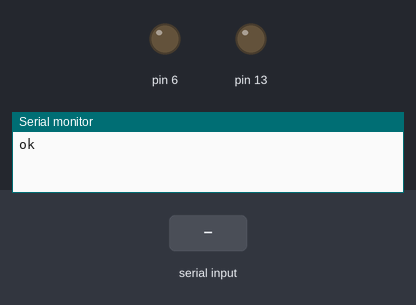
Recording of a sketch running on a simulated Arduino Uno, built with avr-gcc and run on an emulated ATmega328P. Shown: output pins drawn as LEDs (lit = HIGH), the last lines printed to the serial monitor. Inputs (shaded band) come from the test bench.

Above: at 1.2 s.
1.3 s: "a90\n" received over the second serial link
At 1.8 s:
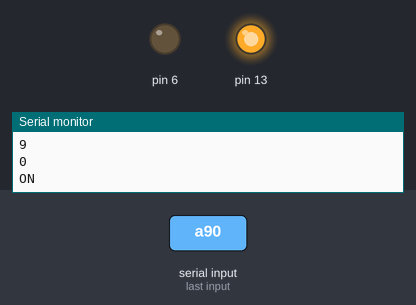
2.8 s: "p,45\n" received over the second serial link
At 4.0 s:
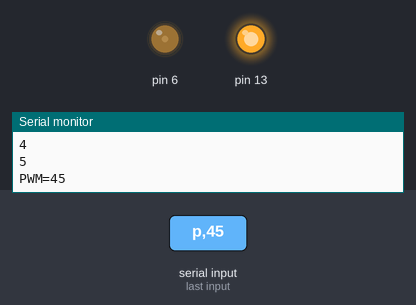
4.3 s: "s90\n" received over the second serial link
At 5.3 s:
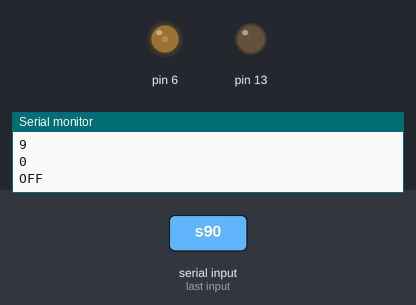
5.8 s: "a,45\n" received over the second serial link
At 6.4 s:
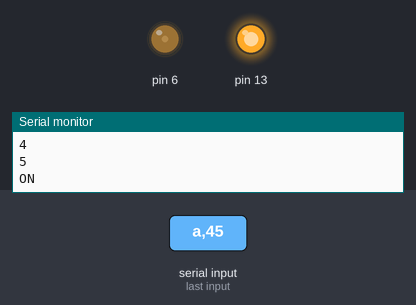
7.3 s: "s,45\n" received over the second serial link
At 8.7 s:
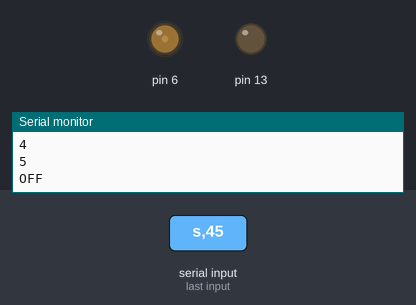
Timing chart, 0 to 9.8 s (numbered marks = the images above; inputs shaded):
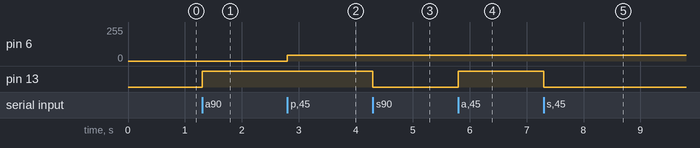

The sketch:

bt_led_pwm.ino
```cpp
#include <SoftwareSerial.h>
SoftwareSerial SSerial(7, 8);

void setup() {
  Serial.begin(9600);
  Serial.println("ok");
  SSerial.begin(9600);

  pinMode(13, OUTPUT);
}

String str = "";

void loop() {
  if (SSerial.available()) {
    char ch = SSerial.read();
    Serial.println(ch);
    if ( (ch == '\n') || (ch == '\r') ) {
      cmd(str);
      str = "";
    } else {
      str += ch;
    }
  }
}

void cmd(String str) {
  char c = str.charAt(0);
  if (c == 'a') {
    Serial.println("ON");
    digitalWrite(13, HIGH);
  } else if (c == 's') {
    Serial.println("OFF");
    digitalWrite(13, LOW);
  } else if (c == 'p') {
    String n = str.substring(2);
    int pwm = (int)n.toInt();
    Serial.print("PWM=");
    Serial.println(pwm);
    analogWrite(6, pwm);
  }
}
```

Measured:
- after the input at 1.3 s, pin 13: LOW → HIGH at once
- after the input at 2.8 s, pin 6: 0/255 → 45/255 at once
- after the input at 4.3 s, pin 13: HIGH → LOW at once
- after the input at 5.8 s, pin 13: LOW → HIGH at once
- after the input at 7.3 s, pin 13: HIGH → LOW at once
